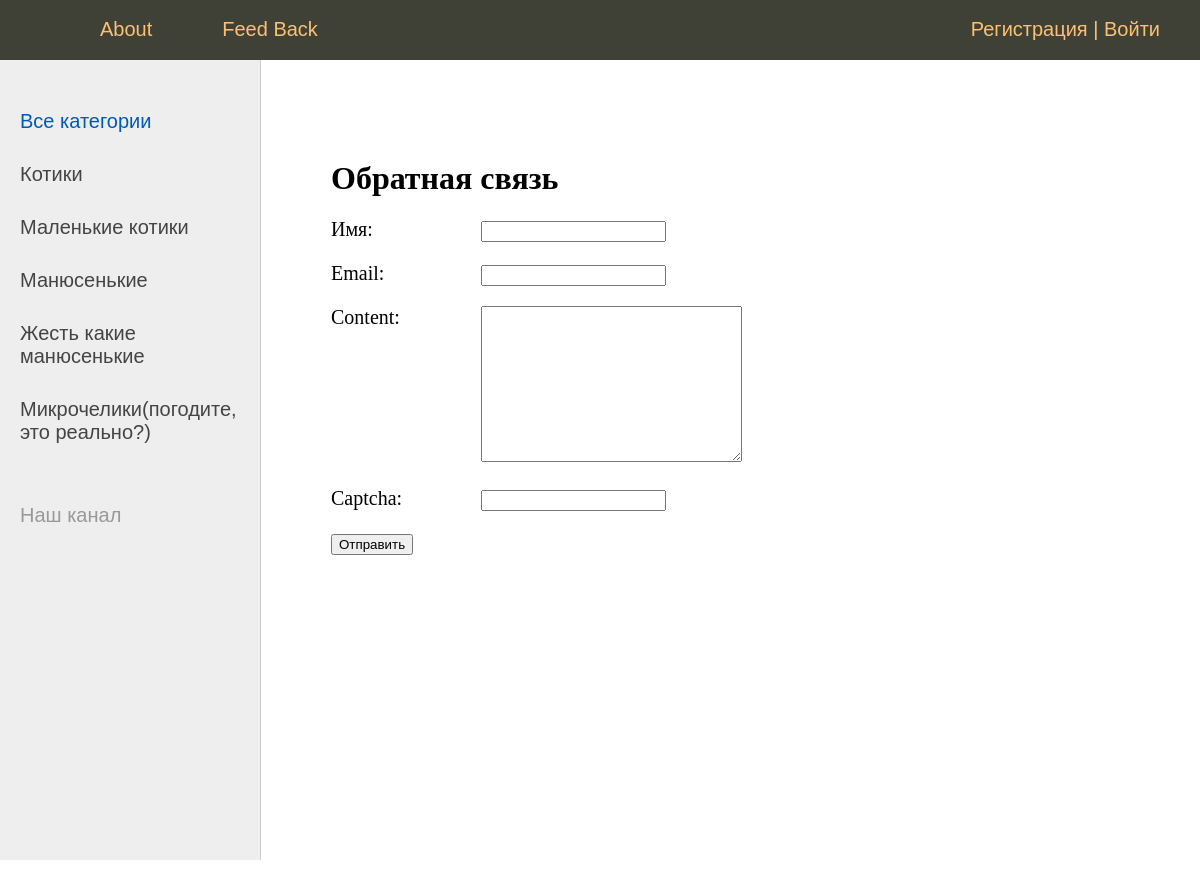
Page /contact/ on the committed database.
### smeshnyavki/models.py (models this page shows)
class Category(Model):
    name = CharField(max_length=100, db_index=True, verbose_name="Категория")#автоматом добавляется индекс
    slug = SlugField(max_length=255, unique=True, db_index=True, verbose_name="URL")
    def __str__(self):
        return self.name
    class Meta:
        verbose_name = "Категория"
        verbose_name_plural = "Категории"
        ordering = ['pk',]

### smeshnyavki/views.py (the view, shortened to what this page needs)
# urls.py: path('contact/', ContactFormView.as_view(), name='contact'),
class ContactFormView(DataMixin, FormView):
    form_class = ContactForm
    template_name = 'smeshnyavki/contact.html'
    success_url = reverse_lazy('home')
    def get_context_data(self, **kwargs):
        context = super().get_context_data(**kwargs)
        c_def = self.get_user_context(title="Обратная связь")
        return dict(list(context.items()) + list(c_def.items()))

### smeshnyavki/forms.py
class ContactForm(forms.Form):
    name = CharField(label='Имя', max_length=255)
    email = EmailField(label='Email')
    content = CharField(widget=Textarea(attrs={'cols':30, 'rows':10}))
    captcha = CaptchaField(label='Вы котик или роботик??')

### smeshnyavki/templatetags/smeshnyavki_tags.py (called while the page is built)
@register.simple_tag(name='getCategs')#function is changed into tage
def get_categories(filter=None):
    if filter:
        return Category.objects.filter(pk=filter) #возвращаем коллекцию
    return Category.objects.all() #возвращаем коллекцию

@register.inclusion_tag('smeshnyavki/list_categories.html')
def show_categories(sort=None, categ_selected=0):
    categs = Category.objects.all() #возвращаем коллекцию
    if sort:
        categs = Category.objects.order_by(sort) #возвращаем коллекцию
    return{"categs": categs, 'categ_selected': categ_selected}

### smeshnyavki/utils.py (called while the page is built)
        def get_user_context(self, **kwargs):
                context = kwargs
                categs = cache.get('categs')
                if (not categs):
                    categs = Category.objects.annotate(Count('smeshnyavkа')).order_by('pk')
                    cache.set('categs', categs, 60)
                user_menu = MENU.copy()
                if(not self.request.user.is_authenticated):
                        user_menu.pop(1)
                context['menu'] = user_menu
                context['categs'] = categs
                if('categ_selected' not in context):
                        context['categ_selected'] = 0
                return context

### smeshnyavki/templates/smeshnyavki/contact.html (shortened to what this page needs)
{% extends 'smeshnyavki/base.html' %}
{% block content %}
<h1>{{title}}</h1>
<form method="post">
    {% for f in form %}
        <p><label class="form-label" for="{{ f.id_for_label }}"> {{ f.label }}: </label>{{f}} </p>
    {% endfor %}
    <button type="submit"> Отправить </button>
</form>
{% endblock %}

### smeshnyavki/templates/smeshnyavki/base.html (shortened to what this page needs)
<!DOCTYPE html>
{% load static %}
{% load smeshnyavki_tags %}
<html>
<head>
    <link type="text/css" href="{% static 'smeshnyavki/css/styles.css' %}" rel="stylesheet" />
</head>
<body>
<table class="table-page" border=0 cellpadding="0" cellspacing="0">
    <tr><td valign=top>
        {% block mainmenu %}
        <div class="header">
            <ul id="mainmenu" class="mainmenu">
                <li class="logo"><a href="{% url 'home' %}"><div class="logo"></div></a></li>
                {% for m in menu %}
                    <li><a href="{% url m.url_name %}">{{m.title}}</a></li>
               {% endfor %}
                {% if request.user.is_authenticated %}
                <p>{{request.user.name}}</p>
                    <li class="last">{{user.username}} | <a href="{% url 'logout' %}">Выйти</a></li>
                {% else %}
                    <li class="last"> <a href="{% url 'register' %}">Регистрация</a> | <a href="{% url 'login' %}">Войти</a></li>
                {% endif %}
            </ul>
        </div>
        {% endblock mainmenu %}
        <table class="table-content" border=0 cellpadding="0" cellspacing="0">
            <tr>
                <td valign="top" class="left-chapters">
                    <ul id="leftchapters">
                        {% if categ_selected == 0 %}
                            <li class="selected">Все категории</li>
                        {% else %}
                        <li> <a href="{% url 'home' %}">Все категории</a></li>
                        {% endif %}
                        {% for categ in categs %}
                            {% if categ.smeshnyavkа__count > 0 %}
                                {% if categ.pk == categ_selected %}
                                    <li class="selected">{{categ.name}}</li>
                                {% else %}
                                    <li> <a href="{% url 'category' categ.slug %}">{{categ.name}}</a></li>
                                {% endif %}
                            {% endif %}
                        {% endfor %}
                        <li class="share">
                            <p>Наш канал</p>
                            <a class="share-yt" href="https://www.youtube.com/channel/UClJzWfGWuGJL2t-3dYKcHTA/playlists" target="_blank" rel="nofollow"></a>
                        </li>
                    </ul>
                </td>
                <td valign="top" class="content">
                    <div class="content-text">
                        {% block content %}
                        {% endblock %}
                    </div>
                </td></tr></table>
    </td></tr>
    </table>
</body>
</html>

### smeshnyavki/static/smeshnyavki/css/styles.css (style rules this page uses)
html, body { font-family: 'Arial'; margin: 0; padding: 0; height: 100%; width: 100%; color: #444; }
a { color: #0059b2; text-decoration: none; }
.table-page { width: 100%; height: 100%; vertical-align: top; }
.table-page tr { height: 100%; }
.header { background: #3F4137; height: 60px; }
.logo { background: url('../images/logo.png') no-repeat 10px 5px; width: 70px; height: 60px; }
ul.mainmenu { list-style: none; margin: 0; padding: 0; height: 60px; color: #fdc073; font-size: 20px; overflow: hidden; }
ul.mainmenu li { float: left; margin: 18px 40px 0 30px; }
ul.mainmenu li.logo { margin: 0; }
ul.mainmenu li.last { float: right; }
ul.mainmenu li a { color: #fdc073; text-decoration: none; }
.table-content { width: 100%; min-height: 100%; height: 100%; }
.left-chapters { margin: 0; background: #eee; border-right: 1px solid #ccc; min-height: 100%; }
.left-chapters ul { width: 230px; min-height: 100%; margin: 0; padding: 20px 10px 10px 20px; list-style: none; font-size: 20px; }
.left-chapters ul li { margin: 30px 0 0 0; color: #999; }
.left-chapters ul li.selected { color: #0059b2; }
.left-chapters ul li a { color: #444; text-decoration: none; }
.left-chapters ul li.share { margin: 60px 0 0 0; }
.left-chapters ul li.share p { margin: 30px 0 30px 0; }
.left-chapters ul li.share a { display: inline-block; width: 40px; height: 40px; margin: 0 20px 0 0; }
.left-chapters ul li.share a.share-yt { width: 100%; height: 30px; background: url('../images/share_yt.png') no-repeat 0 0 }
.content { padding: 40px 20px 20px 40px; width: 100%; box-sizing: border-box; }
.content-text { margin: 60px 0 0 30px; color: #000; font-size: 20px; font-family: Yandex Sans Display Light; }
.content-text h1 { font-size: 32px; }
.form-label { display: inline-block; min-width: 150px; vertical-align: top; }

### rows in the picture
Category: name "Котики"
Category: name "Маленькие котики"
Category: name "Манюсенькие"
Category: name "Жесть какие манюсенькие"
Category: name "Микрочелики(погодите, это реально?)"

### other values in the picture
{{ m.title }} "About" "Feed Back"
{{ title }} "Обратная связь"
{{ f.label }} "Имя" "Email" "Content" "Captcha"
